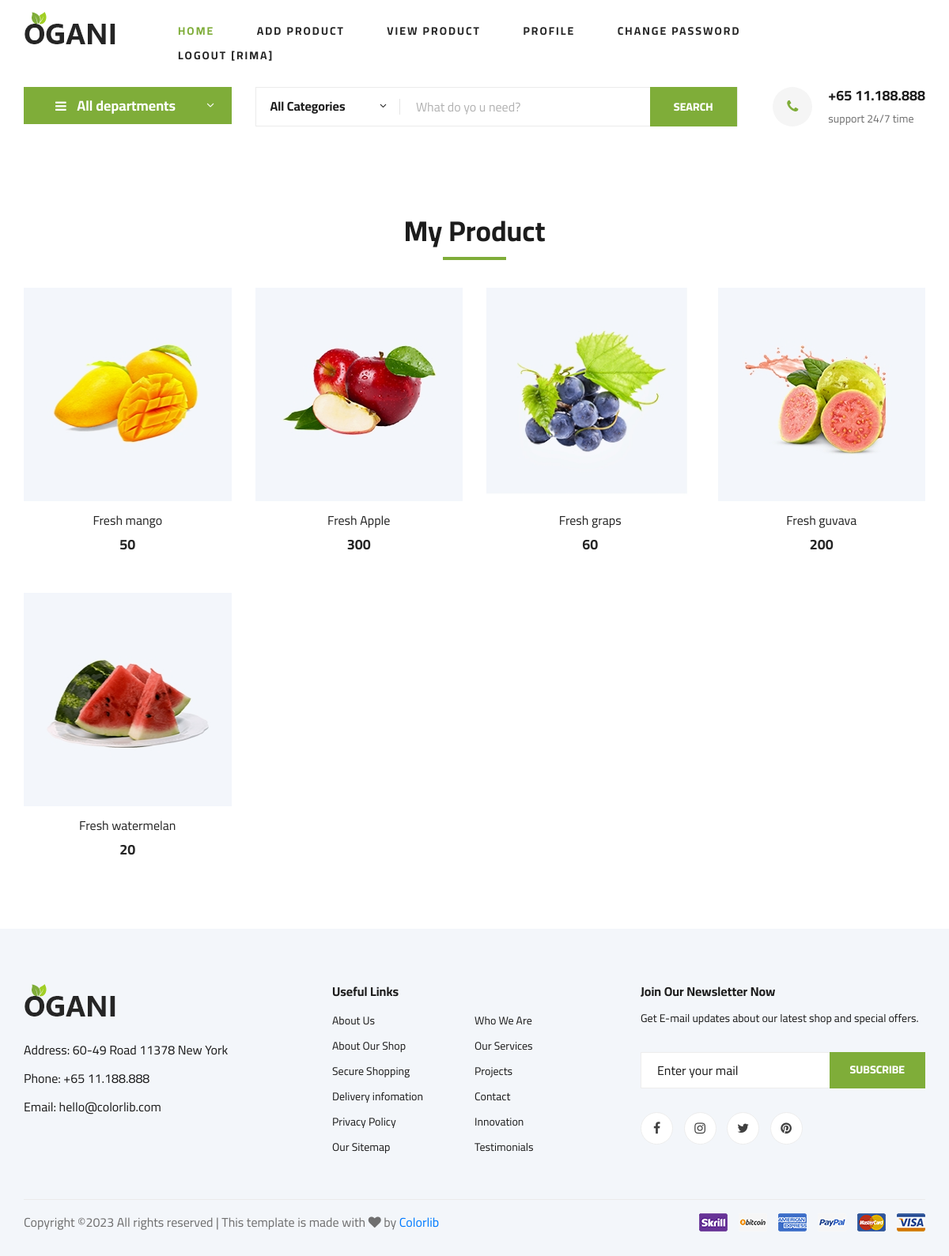
Page /seller-view-product/ (signed in) on the committed database.
### myapp/models.py (models this page shows, shortened)
class User(models.Model):
    fname=models.CharField(max_length=100)
    lname=models.CharField(max_length=100)
    email=models.EmailField()
    mobile=models.PositiveIntegerField()
    address=models.TextField()
    password=models.CharField(max_length=100)
    usertype=models.CharField(max_length=100,default="buyer")

class Product(models.Model):
    seller=models.ForeignKey(User,on_delete=models.CASCADE)
    product_name=models.CharField(max_length=100)
    product_price=models.PositiveIntegerField()
    product_desc=models.TextField()
    product_image=models.ImageField(upload_to="product_image/")

### myapp/views.py (the view)
# urls.py: path('seller-view-product/',views.seller_view_product,name="seller-view-product"),
def seller_view_product(request):
	seller=User.objects.get(email=request.session['email'])
	products=Product.objects.filter(seller=seller)
	return render(request,'seller_view_product.html',{'products':products})

### myapp/templates/seller_view_product.html (shortened to what this page needs)
{% extends 'seller-header.html'%}
{% load static %}
{% block content %}
<!DOCTYPE html>
<html lang="zxx">
<head>
</head>
<body>
    <section class="featured spad">
        <div class="container">
            <div class="row">
                <div class="col-lg-12">
                    <div class="section-title">
                        <h2>My Product</h2>
                    </div>
                </div>
            </div>
            <div class="row featured__filter">
                {% for i in products %}
                <div class="col-lg-3 col-md-4 col-sm-6 mix oranges fresh-meat">
                    <div class="featured__item">
                        <div class="featured__item__pic set-bg" data-setbg="{{i.product_image.url}}">
                        </div>
                        <div class="featured__item__text">
                            <h6><a href="#">{{i.product_name}}</a></h6>
                            <h5>{{i.product_price}}</h5>
                        </div>
                    </div>
                </div>
                {% endfor %}
            </div>
        </div>
    </section>
</body>
</html>
{% endblock %}

### myapp/templates/seller-header.html (shortened to what this page needs)
{% load static %}
<!DOCTYPE html>
<html lang="zxx">
<head>
    <link rel="stylesheet" href="{% static 'css/bootstrap.min.css' %}" type="text/css">
    <link rel="stylesheet" href="{% static 'css/font-awesome.min.css' %}" type="text/css">
    <link rel="stylesheet" href="{% static 'css/elegant-icons.css' %}" type="text/css">
    <link rel="stylesheet" href="{% static 'css/nice-select.css' %}" type="text/css">
    <link rel="stylesheet" href="{% static 'css/jquery-ui.min.css' %}" type="text/css">
    <link rel="stylesheet" href="{% static 'css/owl.carousel.min.css' %}" type="text/css">
    <link rel="stylesheet" href="{% static 'css/slicknav.min.css' %}" type="text/css">
    <link rel="stylesheet" href="{% static 'css/style.css' %}" type="text/css">
</head>
<body>
    <header class="header">
        <div class="container">
            <div class="row">
                <div class="col-lg-2">
                    <div class="header__logo">
                        <a href="{% url 'seller-index' %}"><img src="{% static 'img/logo.png' %}" alt=""></a>
                    </div>
                </div>
                <div class="col-lg-9">
                    <nav class="header__menu">
                        <ul>
                <li class="active"><a href="{% url 'seller-index' %}">Home</a></li>
                {% if request.session.email%}
                <li><a href="{% url 'seller-add-product' %}">Add product</a></li>
                <li><a href="{% url 'seller-view-product'%}">View product</a></li>
                <li><a href="{% url 'profile'%}">Profile</a></li>
                <li><a href="{% url 'change-password' %}">Change password</a></li>
                <li><a href="{% url 'logout' %}">Logout [{{request.session.fname}}]</a></li>
                {% else %}
                <li><a href="{% url 'login' %}">LOGIN</a></li>
                <li><a href="{% url 'signup' %}">SIGN UP</a></li>
                {% endif %}
            </ul>
                    </nav>
                </div>
            </div>
        </div>
    </header>
    <section class="hero hero-normal">
        <div class="container">
            <div class="row">
                <div class="col-lg-3">
                    <div class="hero__categories">
                        <div class="hero__categories__all">
                            <i class="fa fa-bars"></i>
                            <span>All departments</span>
                        </div>
                    </div>
                </div>
                <div class="col-lg-9">
                    <div class="hero__search">
                        <div class="hero__search__form">
                            <form action="#">
                                <div class="hero__search__categories">
                                    All Categories
                                    <span class="arrow_carrot-down"></span>
                                </div>
                                <input type="text" placeholder="What do yo u need?">
                                <button type="submit" class="site-btn">SEARCH</button>
                            </form>
                        </div>
                        <div class="hero__search__phone">
                            <div class="hero__search__phone__icon">
                                <i class="fa fa-phone"></i>
                            </div>
                            <div class="hero__search__phone__text">
                                <h5>+65 11.188.888</h5>
                                <span>support 24/7 time</span>
                            </div>
                        </div>
                    </div>
                </div>
            </div>
        </div>
    </section>
    {% block content %}
    {% endblock %}
    <footer class="footer spad">
        <div class="container">
            <div class="row">
                <div class="col-lg-3 col-md-6 col-sm-6">
                    <div class="footer__about">
                        <div class="footer__about__logo">
                            <a href="./index.html"><img src="{% static 'img/logo.png' %}" alt=""></a>
                        </div>
                        <ul>
                            <li>Address: 60-49 Road 11378 New York</li>
                            <li>Phone: +65 11.188.888</li>
                            <li>Email: hello@colorlib.com</li>
                        </ul>
                    </div>
                </div>
                <div class="col-lg-4 col-md-6 col-sm-6 offset-lg-1">
                    <div class="footer__widget">
                        <h6>Useful Links</h6>
                        <ul>
                            <li><a href="#">About Us</a></li>
                            <li><a href="#">About Our Shop</a></li>
                            <li><a href="#">Secure Shopping</a></li>
                            <li><a href="#">Delivery infomation</a></li>
                            <li><a href="#">Privacy Policy</a></li>
                            <li><a href="#">Our Sitemap</a></li>
                        </ul>
                        <ul>
                            <li><a href="#">Who We Are</a></li>
                            <li><a href="#">Our Services</a></li>
                            <li><a href="#">Projects</a></li>
                            <li><a href="#">Contact</a></li>
                            <li><a href="#">Innovation</a></li>
                            <li><a href="#">Testimonials</a></li>
                        </ul>
                    </div>
                </div>
                <div class="col-lg-4 col-md-12">
                    <div class="footer__widget">
                        <h6>Join Our Newsletter Now</h6>
                        <p>Get E-mail updates about our latest shop and special offers.</p>
                        <form action="#">
                            <input type="text" placeholder="Enter your mail">
                            <button type="submit" class="site-btn">Subscribe</button>
                        </form>
                        <div class="footer__widget__social">
                            <a href="#"><i class="fa fa-facebook"></i></a>
                            <a href="#"><i class="fa fa-instagram"></i></a>
                            <a href="#"><i class="fa fa-twitter"></i></a>
                            <a href="#"><i class="fa fa-pinterest"></i></a>
                        </div>
                    </div>
                </div>
            </div>
            <div class="row">
                <div class="col-lg-12">
                    <div class="footer__copyright">
                        <div class="footer__copyright__text"><p>
  Copyright &copy;<script>document.write(new Date().getFullYear());</script> All rights reserved | This template is made with <i class="fa fa-heart" aria-hidden="true"></i> by <a href="https://colorlib.com" target="_blank">Colorlib</a>
  </p></div>
                        <div class="footer__copyright__payment"><img src="{% static 'img/payment-item.png' %}" alt=""></div>
                    </div>
                </div>
            </div>
        </div>
    </footer>
</body>
</html>

### rows in the picture
User: session.fname "RIMA"
Product: shows a picture, product_name "Fresh mango", product_price "50"
Product: shows a picture, product_name "Fresh Apple", product_price "300"
Product: shows a picture, product_name "Fresh graps", product_price "60"
Product: shows a picture, product_name "Fresh guvava", product_price "200"
Product: shows a picture, product_name "Fresh watermelan", product_price "20"
